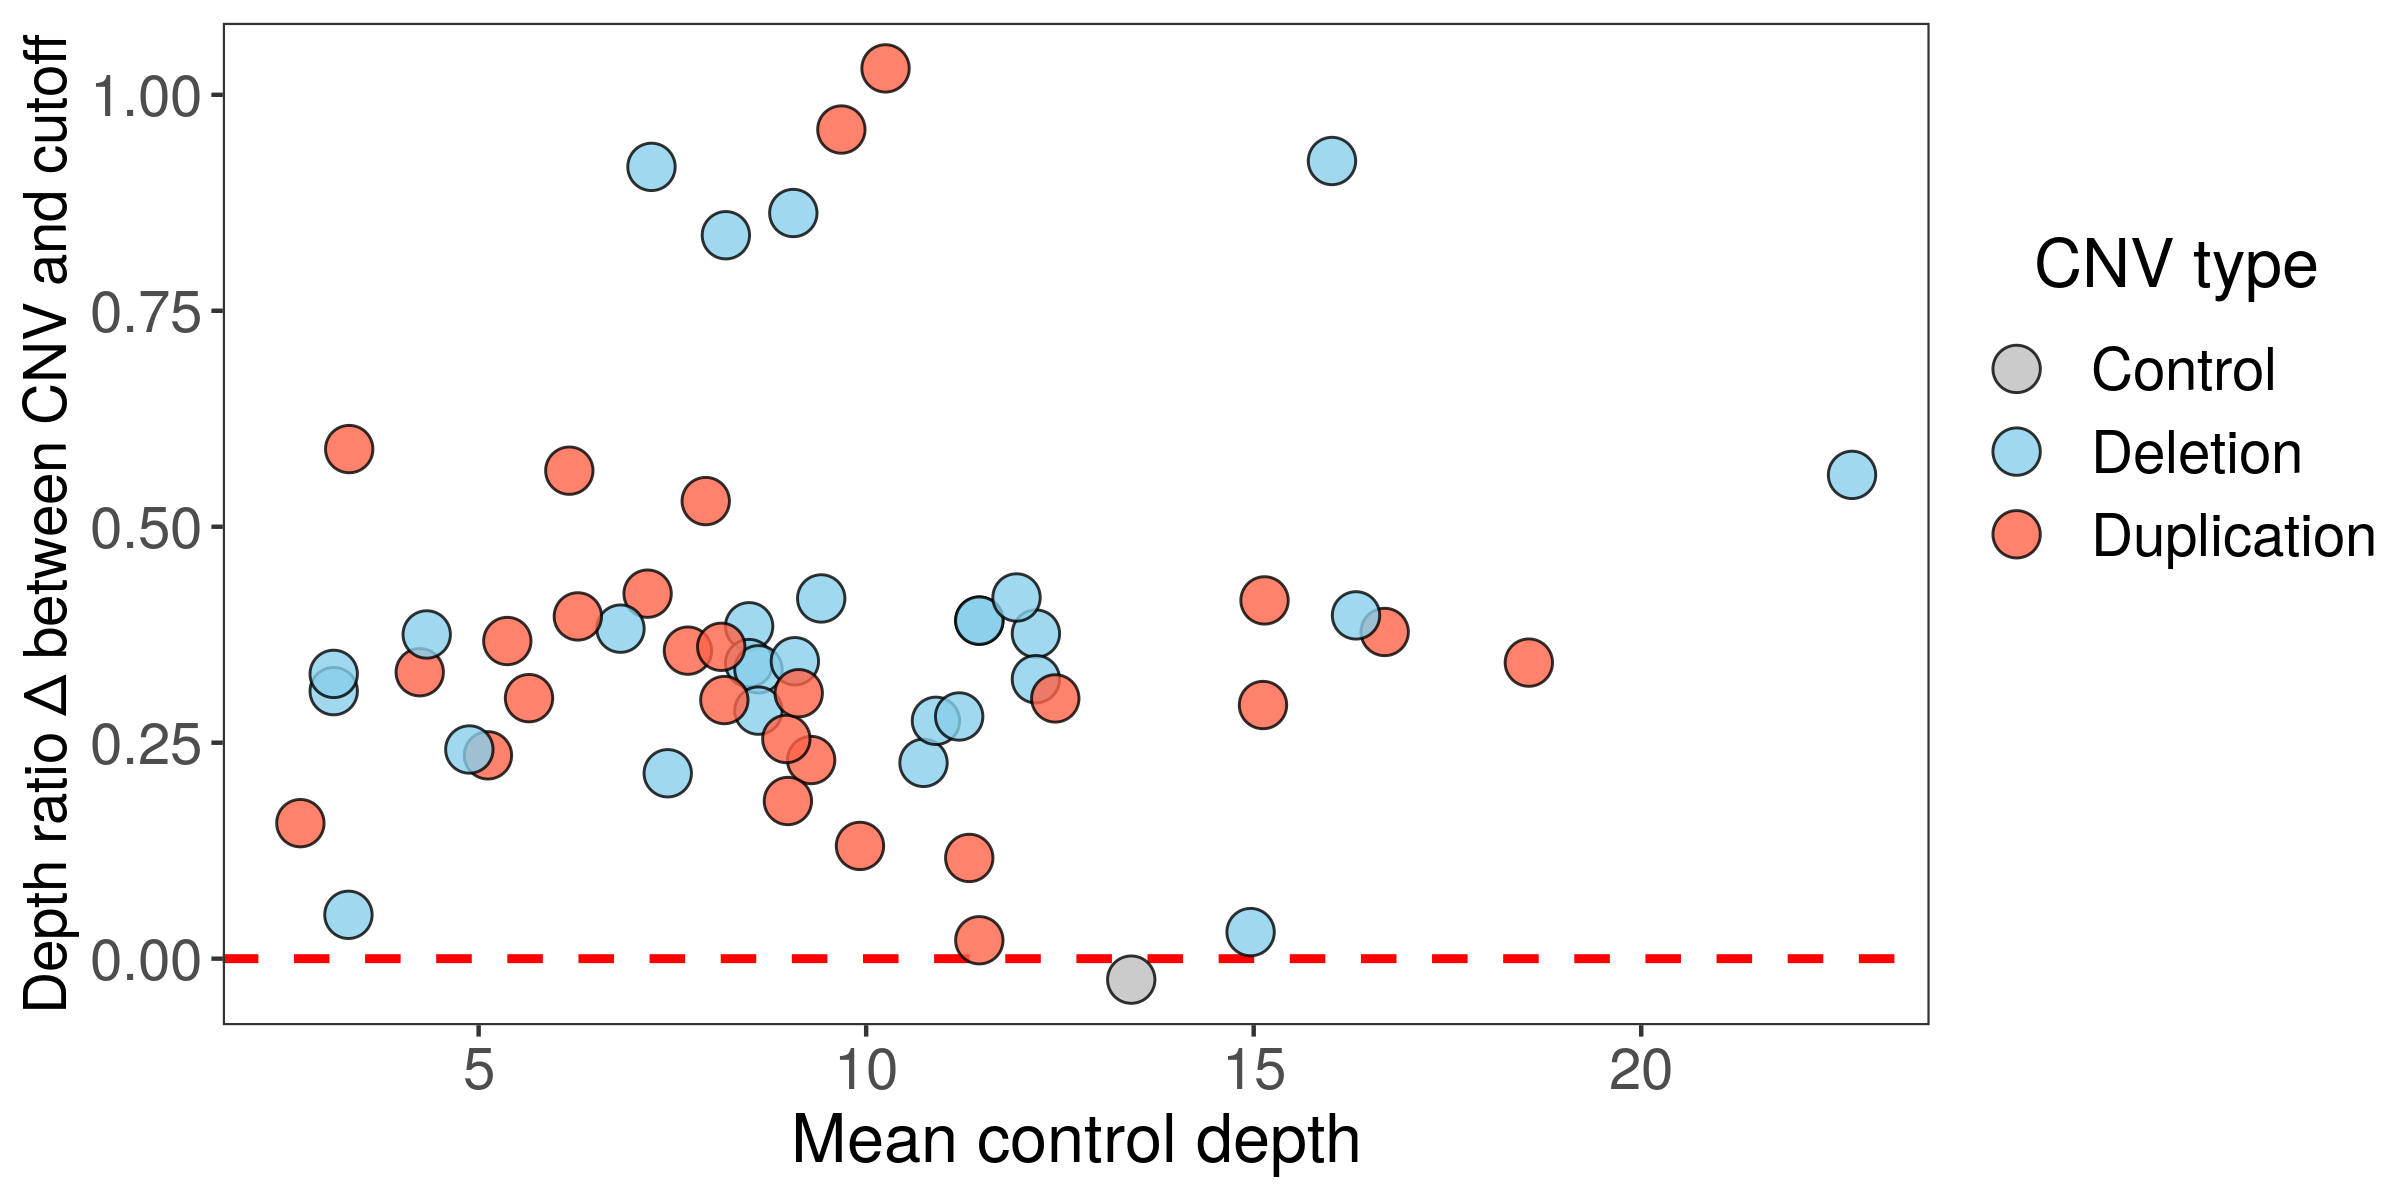

Source code (R):
library(data.table)
library(dplyr)
library(ggplot2)

df<-fread("./data/sample_cnv_data.txt", sep="\t", header=T)

### exclude failed samples

samples_exclude <- c('SM4628','SM7239','SM4846')
df <- df %>% filter(!sample_id %in% samples_exclude)

df <- df %>% filter(region_type == 'cnv')

df<-df %>% mutate(abs_diff = ifelse(cnv_type == "DEL", cutoff_del-ctrl_norm,ctrl_norm-cutoff_dup))
df$abs_diff

### plot

ggplot(df, aes(x=ctrl_norm_factor, y=abs_diff, fill=as.factor(cnv_type))) +
  theme_bw() + 
  geom_hline(yintercept=0, color="red", linetype="dashed", size=1) +
  geom_point(shape=21, size=5, alpha=0.8) +
  scale_fill_manual(values = c("DEL"="skyblue", "DUP"="tomato", "CONTROL"= "gray"), labels = c("DEL"="Deletion", "DUP" = "Duplication","CONTROL"="Control")) +
  xlab("Mean control depth") +
  ylab("Depth ratio \u0394 between CNV and cutoff") +
  guides(fill=guide_legend(title="CNV type")) +
  theme(panel.grid.major = element_blank(),
        panel.grid.minor = element_blank(), 
        axis.line = element_blank(),
        axis.text=element_text(size=14),
        axis.title.x=element_text(size=16),
        axis.title.y=element_text(size=14),
        legend.title.align=0.5,
        legend.text=element_text(size=14),
        legend.title=element_text(size=16),
        legend.justification = "top",
        legend.margin = margin(50,0,0,0),
        legend.key.size = unit(0.7, "cm"))

ggsave("./figures/Fig3B.png",height=4, width=8)